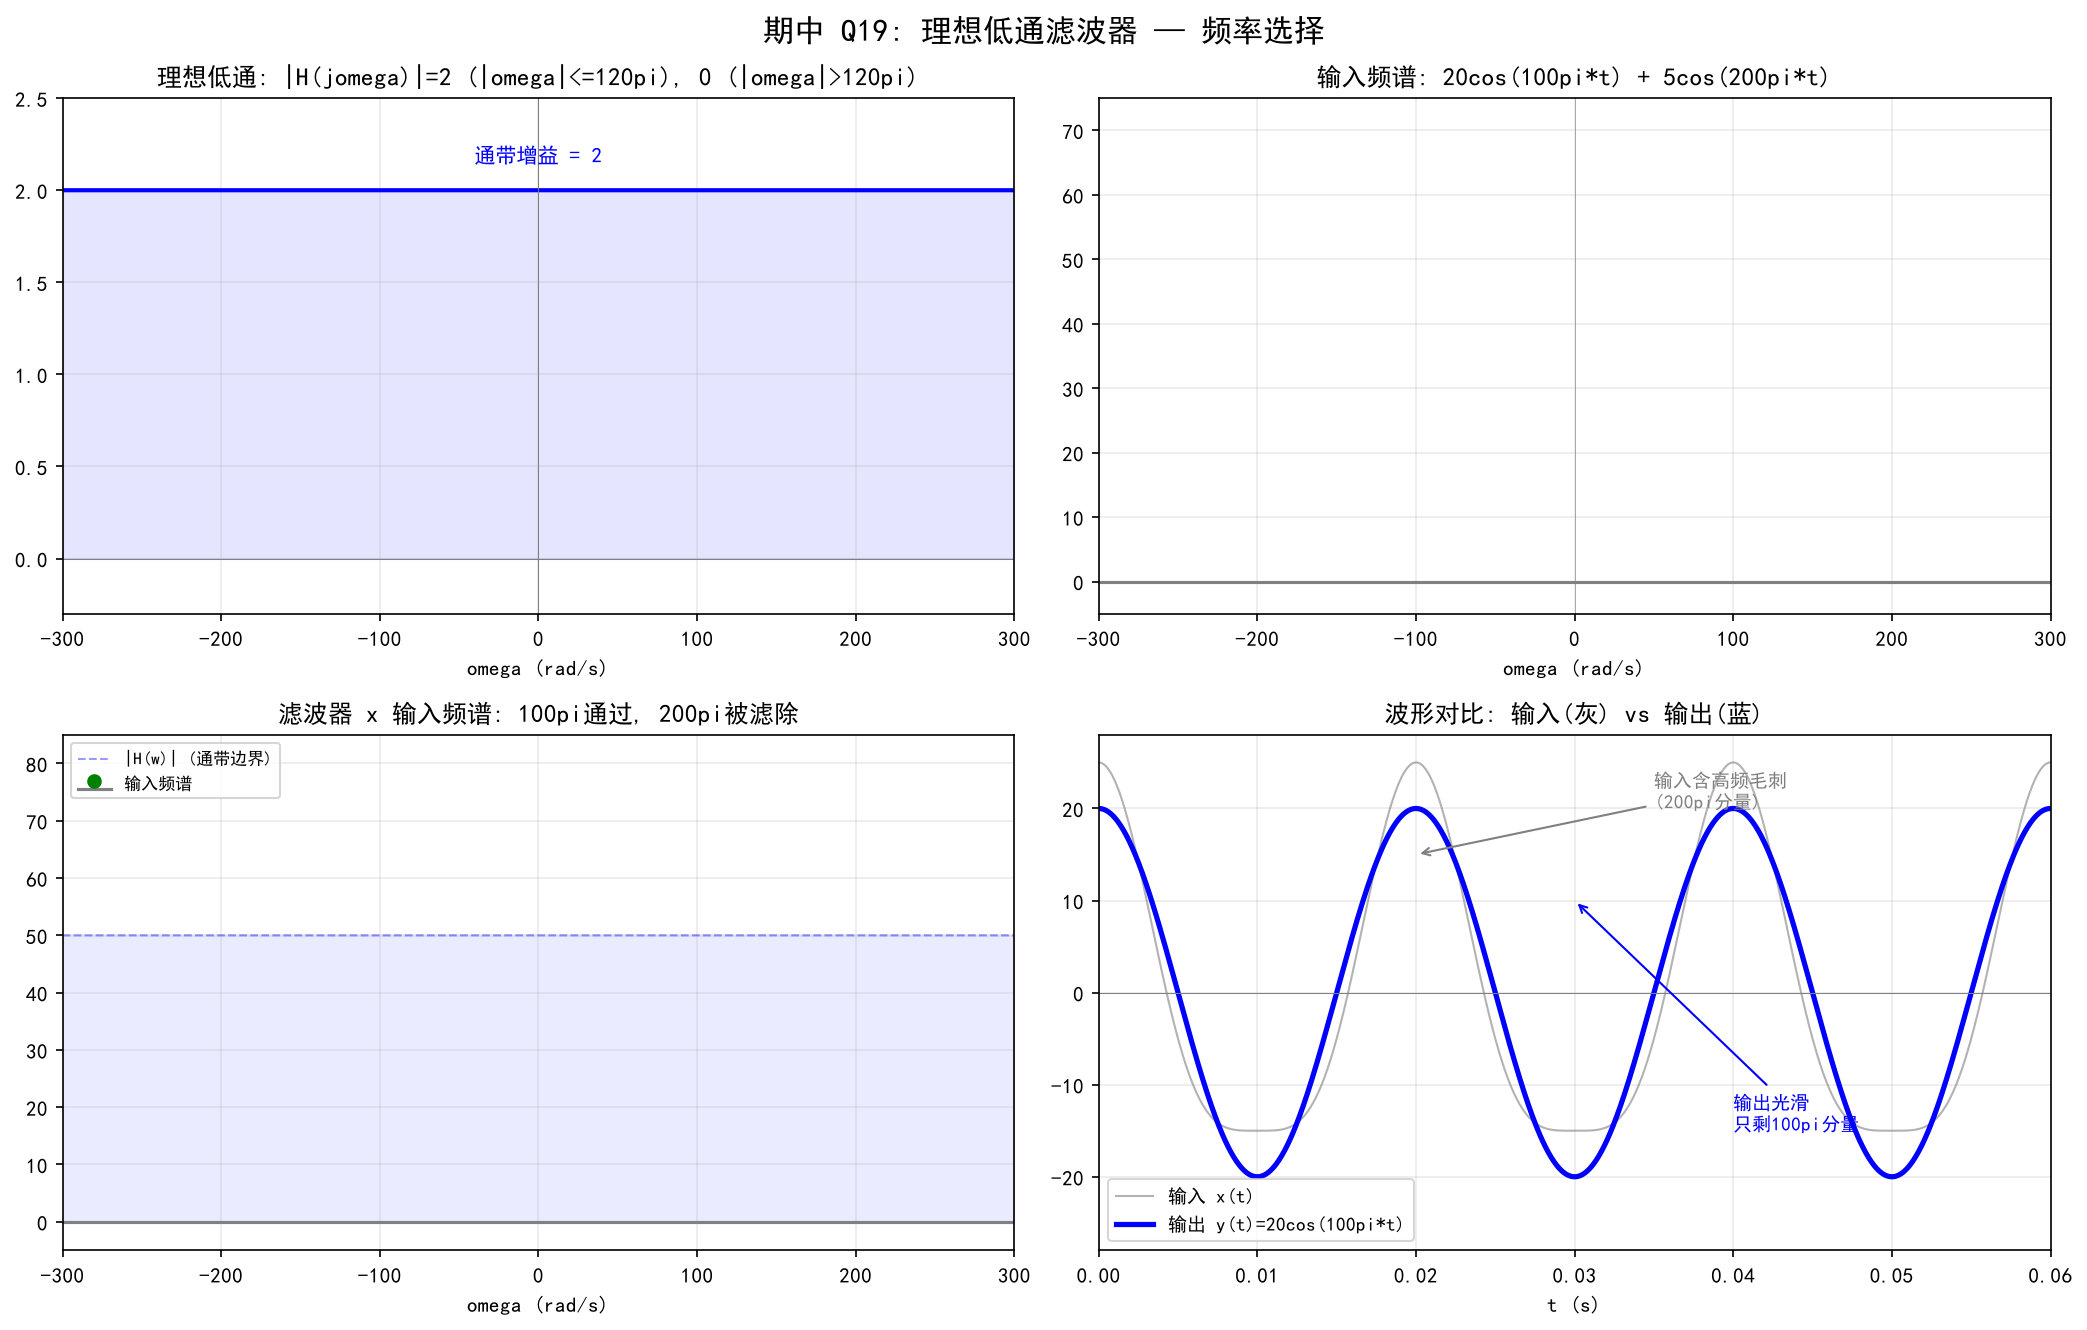

Recreate this plot in Python.
import numpy as np
import matplotlib.pyplot as plt

plt.rcParams['font.sans-serif'] = ['SimHei', 'Microsoft YaHei', 'DejaVu Sans']
plt.rcParams['axes.unicode_minus'] = False

omega = np.linspace(-300, 300, 5000)
omega_c = 120 * np.pi   # 截止频率 ≈ 377 rad/s

# ===== 理想低通滤波器 =====
H_mag = np.where(np.abs(omega) <= omega_c, 2.0, 0.0)

# ===== 输入信号的两个分量 =====
# x1: 20cos(100pi t),  omega1 = 100pi ≈ 314
# x2:  5cos(200pi t),  omega2 = 200pi ≈ 628
omega_1 = 100 * np.pi
omega_2 = 200 * np.pi

# ==================== 画图 ====================
fig, axes = plt.subplots(2, 2, figsize=(14, 9))

# ---- (a) 理想低通滤波器频率响应 ----
ax = axes[0, 0]
ax.plot(omega, H_mag, 'b', linewidth=2)
ax.fill_between(omega, 0, H_mag, alpha=0.1, color='b')
ax.axhline(y=0, color='gray', linewidth=0.5)
ax.axvline(x=0, color='gray', linewidth=0.5)
ax.axvline(x=-omega_c, color='blue', linewidth=0.8, linestyle='--', alpha=0.5)
ax.axvline(x=omega_c, color='blue', linewidth=0.8, linestyle='--', alpha=0.5)
ax.set_xlim(-300, 300); ax.set_ylim(-0.3, 2.5)
ax.set_xlabel('omega (rad/s)')
ax.set_title('理想低通: |H(jomega)|=2 (|omega|<=120pi), 0 (|omega|>120pi)', fontsize=12)
ax.grid(True, alpha=0.25)

# 标注截止频率
ax.annotate('-120pi', xy=(-omega_c, 2), xytext=(-280, 2.2),
            fontsize=10, ha='center',
            arrowprops=dict(arrowstyle='->', color='blue', lw=1.5))
ax.annotate('+120pi', xy=(omega_c, 2), xytext=(280, 2.2),
            fontsize=10, ha='center',
            arrowprops=dict(arrowstyle='->', color='blue', lw=1.5))
ax.axhline(y=2, color='blue', linewidth=0.5, linestyle=':', alpha=0.3)
ax.text(0, 2.15, '通带增益 = 2', ha='center', fontsize=10, color='blue')

# ---- (b) 输入信号频谱 ----
ax = axes[0, 1]
# 输入频谱: 20cos(100pi t) + 5cos(200pi t)
# = 20*pi[delta(w-100pi)+delta(w+100pi)] + 5*pi[delta(w-200pi)+delta(w+200pi)]
ax.stem([-omega_2, -omega_1, omega_1, omega_2],
        [5*np.pi, 20*np.pi, 20*np.pi, 5*np.pi],
        linefmt='darkgreen', markerfmt='go', basefmt='gray')
ax.axhline(y=0, color='gray', linewidth=0.5)
ax.axvline(x=0, color='gray', linewidth=0.3)
ax.set_xlim(-300, 300); ax.set_ylim(-5, 75)
ax.set_xlabel('omega (rad/s)')
ax.set_title('输入频谱: 20cos(100pi*t) + 5cos(200pi*t)', fontsize=12)
ax.grid(True, alpha=0.25)

# 标注每根谱线
ax.annotate('20cos(100pi*t)\n幅度=20, w=100pi',
            xy=(omega_1, 20*np.pi), xytext=(omega_1+30, 60),
            fontsize=9, ha='center',
            arrowprops=dict(arrowstyle='->', color='green', lw=1.2))
ax.annotate('5cos(200pi*t)\n幅度=5, w=200pi',
            xy=(omega_2, 5*np.pi), xytext=(omega_2+30, 30),
            fontsize=9, ha='center',
            arrowprops=dict(arrowstyle='->', color='green', lw=1.2))
ax.annotate('(共轭对称)', xy=(-omega_1, 20*np.pi), xytext=(-omega_1-50, 60),
            fontsize=8, ha='center', color='gray',
            arrowprops=dict(arrowstyle='->', color='gray', lw=0.8))

# ---- (c) 输入频谱 vs 滤波器叠加 ----
ax = axes[1, 0]
# 画滤波器掩模
ax.fill_between(omega, 0, H_mag*25, alpha=0.08, color='blue')
ax.plot(omega, H_mag*25, 'b--', linewidth=1, alpha=0.4, label='|H(w)| (通带边界)')
# 输入谱线
ax.stem([-omega_2, -omega_1, omega_1, omega_2],
        [5*np.pi, 20*np.pi, 20*np.pi, 5*np.pi],
        linefmt='darkgreen', markerfmt='go', basefmt='gray', label='输入频谱')
# 标注通过/被滤
ax.annotate('PASS\n(100pi < 120pi)', xy=(omega_1, 20*np.pi),
            xytext=(omega_1+60, 50), fontsize=10, ha='center', color='darkgreen',
            fontweight='bold',
            bbox=dict(boxstyle='round', facecolor='lightgreen', alpha=0.5),
            arrowprops=dict(arrowstyle='->', color='darkgreen', lw=2))
ax.annotate('CUT!\n(200pi > 120pi)', xy=(omega_2, 5*np.pi),
            xytext=(omega_2+60, 30), fontsize=10, ha='center', color='darkred',
            fontweight='bold',
            bbox=dict(boxstyle='round', facecolor='lightcoral', alpha=0.5),
            arrowprops=dict(arrowstyle='->', color='darkred', lw=2))

ax.axhline(y=0, color='gray', linewidth=0.5)
ax.set_xlim(-300, 300); ax.set_ylim(-5, 85)
ax.set_xlabel('omega (rad/s)')
ax.set_title('滤波器 x 输入频谱: 100pi通过, 200pi被滤除', fontsize=12)
ax.legend(fontsize=8, loc='upper left')
ax.grid(True, alpha=0.25)

# ---- (d) 输出信号 ----
ax = axes[1, 1]
t_demo = np.linspace(0, 0.06, 1000)
x_in = 20 * np.cos(100*np.pi*t_demo) + 5 * np.cos(200*np.pi*t_demo)
x_out_passband = 20 * np.cos(100*np.pi*t_demo)  # 仅100pi分量通过
# 如果增益=2: x_out_gain2 = 40 * np.cos(100*np.pi*t_demo)

ax.plot(t_demo, x_in, 'gray', linewidth=1, alpha=0.6, label='输入 x(t)')
ax.plot(t_demo, x_out_passband, 'b', linewidth=2.5, label='输出 y(t)=20cos(100pi*t)')
ax.axhline(y=0, color='gray', linewidth=0.5)
ax.set_xlim(0, 0.06); ax.set_ylim(-28, 28)
ax.set_xlabel('t (s)'); ax.set_ylabel('')
ax.set_title('波形对比: 输入(灰) vs 输出(蓝)', fontsize=12)
ax.legend(fontsize=9)
ax.grid(True, alpha=0.25)

# 标注
ax.annotate('输入含高频毛刺\n(200pi分量)', xy=(0.02, 15), xytext=(0.035, 20),
            fontsize=9, color='gray',
            arrowprops=dict(arrowstyle='->', color='gray', lw=1))
ax.annotate('输出光滑\n只剩100pi分量', xy=(0.03, 10), xytext=(0.04, -15),
            fontsize=9, color='blue',
            arrowprops=dict(arrowstyle='->', color='blue', lw=1))

fig.suptitle('期中 Q19: 理想低通滤波器 — 频率选择', fontsize=15, fontweight='bold')

plt.tight_layout()
plt.savefig('q19_filter.png', dpi=150, bbox_inches='tight')
print("Done! q19_filter.png saved.")
print()
print("=== Q19 详解 ===")
print("滤波器: |H(jw)| = 2 (|w|<=120pi),  0 (|w|>120pi)")
print("截止角频率: w_c = 120*pi = 377 rad/s")
print("截止频率:   f_c = 60 Hz")
print()
print("输入 x(t) = 20cos(100pi*t) + 5cos(200pi*t)")
print("  分量1: w1 = 100*pi = 314 rad/s  (f=50 Hz)")
print("  分量2: w2 = 200*pi = 628 rad/s  (f=100 Hz)")
print()
print("判断:")
print("  w1=100pi < 120pi -> 在通带内 -> 通过!")
print("  w2=200pi > 120pi -> 在通带外 -> 被滤除!")
print()
print("输出 y(t) = 20cos(100pi*t)  -> 答案 A")
print()
print("注意: 本题系统答案忽略了增益2,")
print("严格按 H=2 的话输出应为 40cos(100pi*t)")
print("实际考试按系统答案 A 即可")
